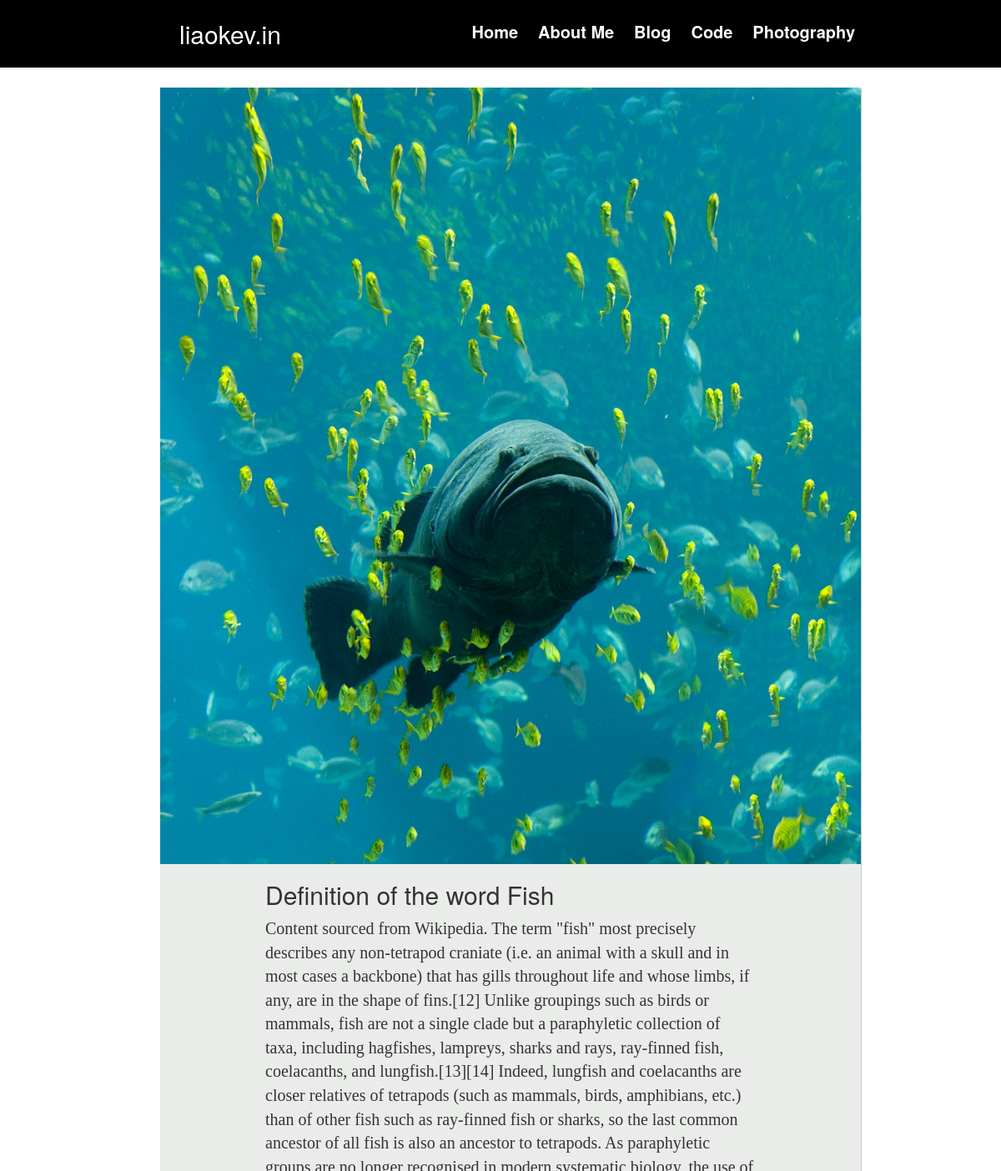
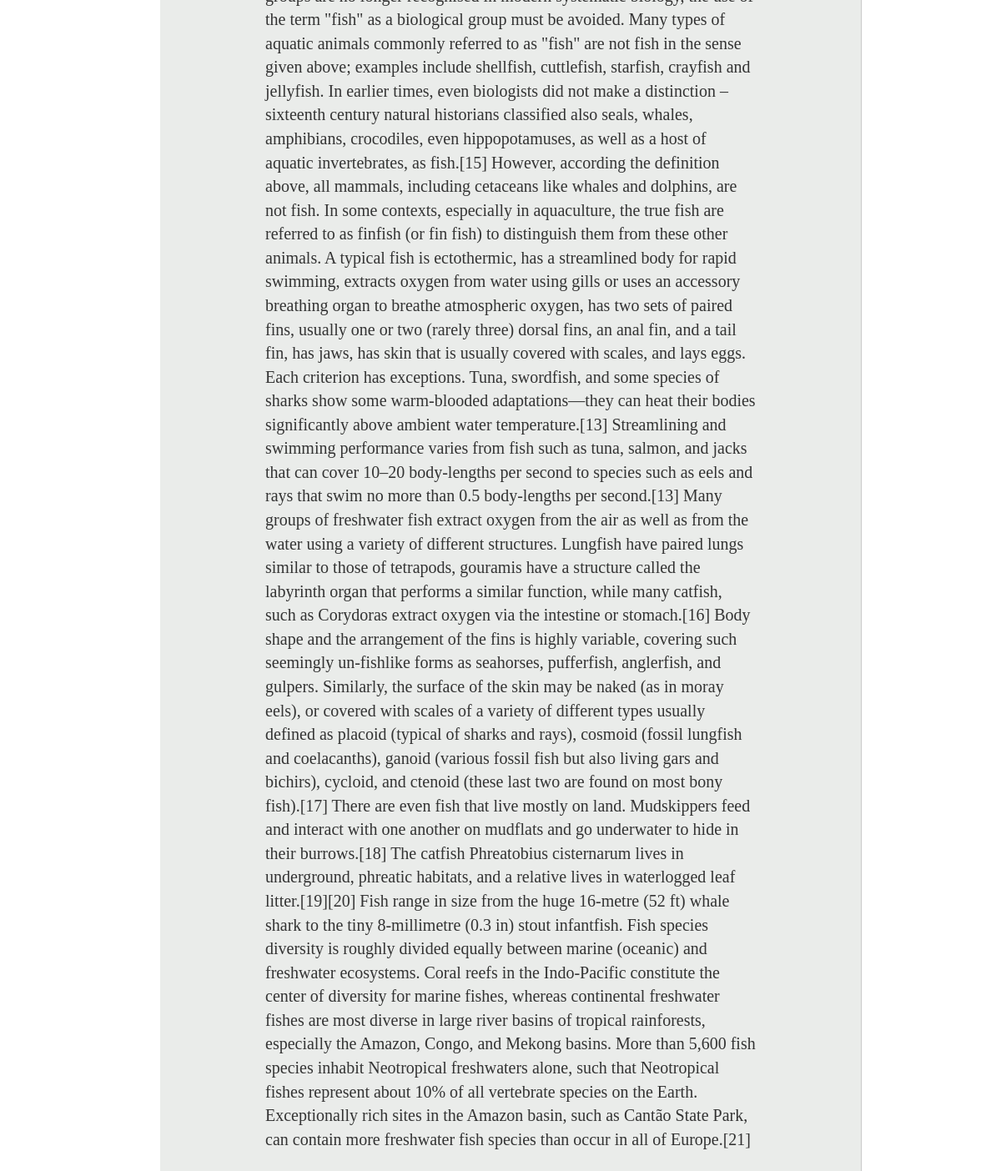
The app's page /blog/2/ with its own data (2 pictures, top to bottom).
### blog/models.py (models this page shows, shortened)
class Blog_Post(models.Model):
    title_text = models.CharField(max_length=200)
    pub_date = models.DateTimeField('date published')
    post_photo = models.ImageField(upload_to="blog")
    post_content_text = models.TextField()

### blog/views.py (the view)
# urls.py: url(r'^(?P<post_id>\d+)/$', views.post, name='post'),
def post(request, post_id):
    blog_post = get_object_or_404(Blog_Post, pk=post_id)
    return render(request, 'blog/post.html', {'Blog_Post': blog_post})

### blog/templates/blog/post.html
{% extends 'base.html' %}
{% load staticfiles %}
{% block additional_header %}
<link rel="stylesheet" href="{% static 'styles/blog.css' %}">
{% endblock %}
{% block content %}
<div class="text_page_container">
	<img src="{{MEDIA_URL}}{{Blog_Post.post_photo}}"/>
	<div class = "text_page_body">
		<h2 class="blog_title">{{Blog_Post.title_text}}</h2>
		<div class="blog_content">{{Blog_Post.post_content_text}}</div>
	</div>
</div>
{% endblock %}

### static/styles/main.css (style rules this page uses)
.text_page_container { background-color: rgba(234,236,234,1); width: 70%; margin-top: 2%; margin-left: 16%; margin-right: 14%; margin-bottom: 2%; moz-box-shadow: 1px 1px 1px rgb(204,204,204); -webkit-box-shadow: 1px 1px 1px rgb(204,204,204); box-shadow: 1px 1px 1px rgb(204,204,204); }
.text_page_container img { width: 100%; }
.text_page_body { font-size: 18px; padding-right: 15%; padding-left: 15%; padding-bottom: 5%; margin-left: auto; margin-right: auto; }

### static/styles/blog.css (style rules this page uses)
.blog_content { font-family: Georgia,Times,Times New Roman,serif; font-size: 20px }

### records on screen
Blog_Post: post_photo (picture), title_text "Definition of the word Fish", post_content_text "Content sourced from Wikipedia. The term \"fish\" most precisely describes any non-tetrapod craniate (i.e. an animal with a skull and in most cases a backbone) that has gills throughout life and whose limbs, if any, are in the shape of fins.[12] Unlike groupings such as birds or mammals, fish are not a single clade but a paraphyletic collection of taxa, including hagfishes, lampreys, sharks and rays, ray-finned fish, coelacanths, and lungfish.[13][14] Indeed, lungfish and coelacanths are closer relatives of tetrapods (such as mammals, birds, amphibians, etc.) than of other fish such as ray-finned fish or sharks, so the last common ancestor of all fish is also an ancestor to tetrapods. As…"
